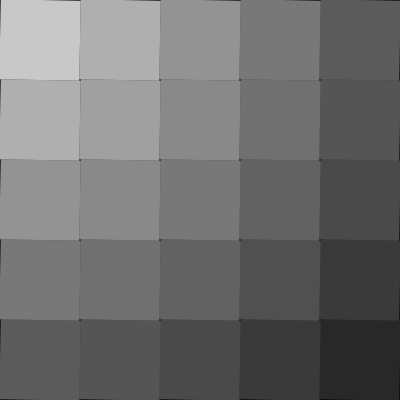
Frame 1 (no input)
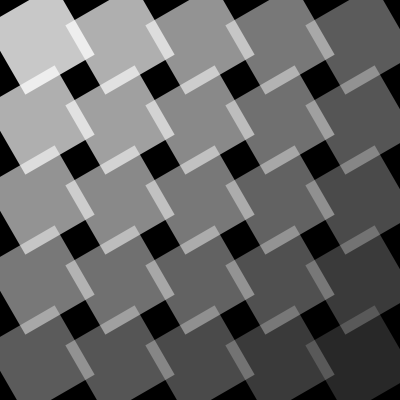
Frame 60 (the mouse pressed at the canvas centre just before this capture)
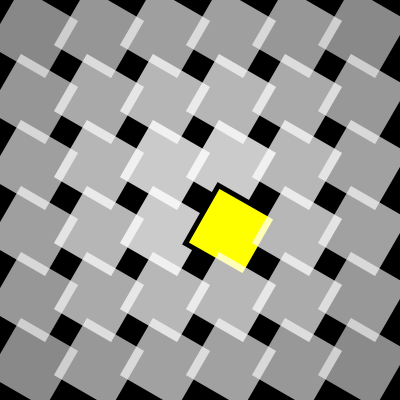
Frame 120 (the mouse held since frame 60 and released just before this capture)

The Processing sketch that drew these frames (run headless with seeded random() and noise(); from frame 60 on, the mouse is pressed at the canvas centre):

// Processing sketch: ejemplo3grillaGiratoriaColor
// ── ejemplo3grillaGiratoriaColor.pde
int cantidad, taman;

void setup() {
  size(400, 400);

  cantidad=5;
}
void draw() {
  background(0);

  taman=width/cantidad;

  for (int i=0; i<cantidad; i++) {
    for (int j=0; j<cantidad; j++) {
      if (sobreCuad(ubic(i, taman), ubic(j, taman), taman)) {
        fill(255, 255, 0);
        stroke(0);
        strokeWeight(5);
      } else {
        float distan = dist(mouseX, mouseY, ubic(i, taman), ubic(j, taman));
        float distMax = dist(0, 0, width, height);
        float tono = map(distan, 0, distMax, 220, 20);
        fill(255, 255, 255, tono);
        noStroke();
      }
      rotation(ubic(i, taman), ubic(j, taman), taman);
    }
  }
}
int ubic(int indice, int tam) {
  return indice*tam+tam/2;
}
void rotation(int px, int py, int tam) {
  push();
  translate(px, py);
  rotate(radians(frameCount));  //hay que pasarle la velocidad (después)
  rectMode(CENTER);
  rect(0, 0, tam, tam);
  pop();
}
void mousePressed() {
  cantidad++;
}
void keyPressed() {
  cantidad=5;
}
boolean sobreCuad(int px, int py, int tam) {
  if (mouseX>px-tam/2 && mouseX<px+tam/2 && mouseY>py-tam/2 && mouseY<py+tam/2) {
    return true;
  } else {
    return false;
  }
}
